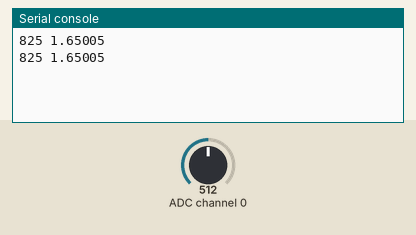
Recording of a program running on a simulated ESP8266 board running MicroPython. Parts: the last lines printed to the serial console. The test bench sets the inputs (shaded band); at power-on: ADC channel 0 = 512 (analog values on the 0–1023 scale). Library files of the repository ran but are not shown: ads1x15.py.

Above: at 1.2 s.
1.3 s: ADC channel 0 set to 716
At 2.6 s:
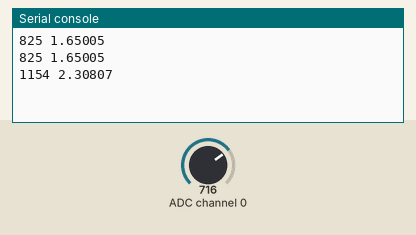
2.8 s: ADC channel 0 set to 900
At 3.6 s:
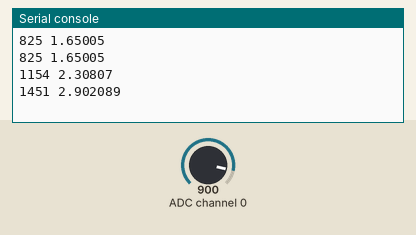
Timing chart, 0 to 5.8 s (numbered marks = the images above; inputs shaded):
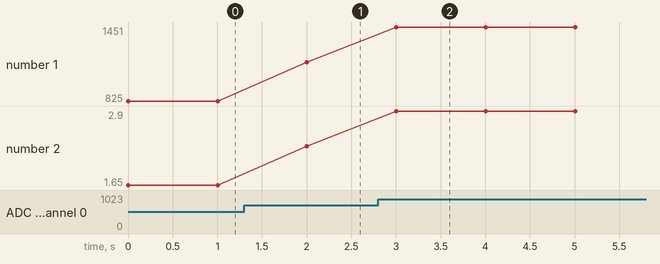

Measured:
- after the input at 1.3 s, the serial console: prints a new line after 0.70 s (image 1)
- after the input at 2.8 s, the serial console: prints a new line after 0.20 s (image 2)
- plotted number 1: 825 → 1154 after the input at 1.3 s, 1154 → 1451 after the input at 2.8 s
- plotted number 2: 1.65 → 2.31 after the input at 1.3 s, 2.31 → 2.9 after the input at 2.8 s

The program:

adst1.py
```python
# Sample code for ESP8266 & ESP32, Micropython.org firmware
from machine import I2C, Pin, Timer
import ads1x15
from time import sleep_ms, ticks_ms, ticks_us
from array import array
import time

addr = 72
gain = 1
_BUFFERSIZE = const(512)

data = array("h", (0 for _ in range(_BUFFERSIZE)))
timestamp = array("L", (0 for _ in range(_BUFFERSIZE)))
#i2c = I2C(scl=Pin(5), sda=Pin(4), freq=400000)
i2c = I2C(-1, Pin(14), Pin(2),freq=400000)

# for the Pycom branch, use:
# i2c = I2C()

ads = ads1x15.ADS1015(i2c, addr, gain)


while True:

    value = ads.read()
    volts = ads.raw_to_v(value)
    print(value,volts)
    time.sleep(1)


#
# Interrupt service routine for data acquisition
# called by a timer interrupt
#
""" def sample(x, adc = ads.alert_read, data=data, timestamp = timestamp):
    global index_put, irq_busy
    if irq_busy:
        return
    irq_busy = True
    if index_put < _BUFFERSIZE:
        timestamp[index_put] = ticks_us()
        data[index_put] = adc()
        index_put += 1
    irq_busy = False

irq_busy = False

index_put = 0
ADC_RATE = 5

# set the conversion rate to 860 SPS = 1.16 ms; that leaves about
# 3 ms time for processing the data with a 5 ms timer
ads.set_conv(7, 0) # start the first conversion
ads.read_rev()
sleep_ms(ADC_RATE)
tim = Timer(-1)
tim.init(period=ADC_RATE, mode=Timer.PERIODIC, callback=sample)

while index_put < _BUFFERSIZE:
    pass

tim.deinit()
 """
# at that point data contains the sampled values, and
# timestamp the timer ticks which correlate to the conversion time
#
```
